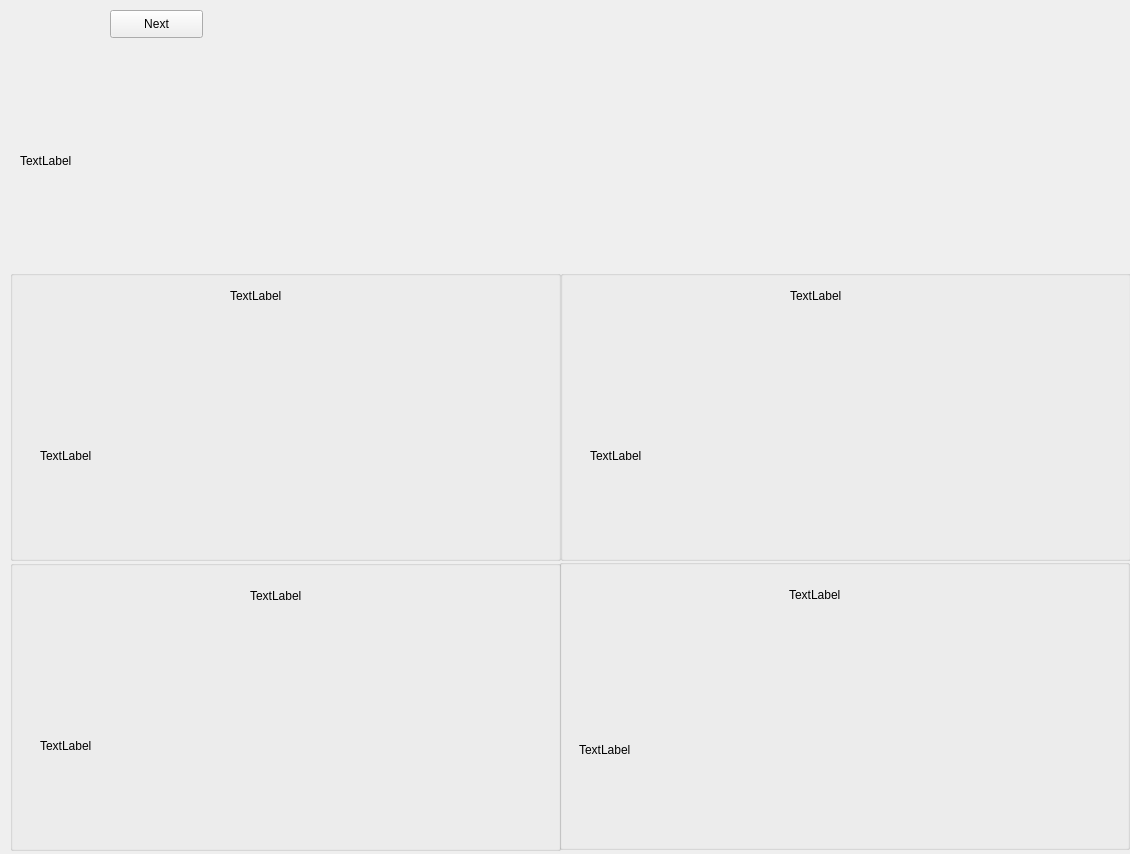
<?xml version="1.0" encoding="UTF-8"?>
<ui version="4.0">
 <class>Form</class>
 <widget class="QWidget" name="Form">
  <property name="geometry">
   <rect>
    <x>0</x>
    <y>0</y>
    <width>1130</width>
    <height>854</height>
   </rect>
  </property>
  <property name="windowTitle">
   <string>Form</string>
  </property>
  <widget class="QGroupBox" name="grp1">
   <property name="geometry">
    <rect>
     <x>10</x>
     <y>270</y>
     <width>551</width>
     <height>291</height>
    </rect>
   </property>
   <property name="title">
    <string/>
   </property>
   <widget class="QLabel" name="txt1">
    <property name="geometry">
     <rect>
      <x>30</x>
      <y>80</y>
      <width>511</width>
      <height>211</height>
     </rect>
    </property>
    <property name="text">
     <string>TextLabel</string>
    </property>
   </widget>
   <widget class="QLabel" name="ic1">
    <property name="geometry">
     <rect>
      <x>220</x>
      <y>10</y>
      <width>91</width>
      <height>31</height>
     </rect>
    </property>
    <property name="text">
     <string>TextLabel</string>
    </property>
   </widget>
  </widget>
  <widget class="QGroupBox" name="grp4">
   <property name="geometry">
    <rect>
     <x>559</x>
     <y>559</y>
     <width>571</width>
     <height>291</height>
    </rect>
   </property>
   <property name="title">
    <string/>
   </property>
   <widget class="QLabel" name="txt4">
    <property name="geometry">
     <rect>
      <x>20</x>
      <y>100</y>
      <width>521</width>
      <height>181</height>
     </rect>
    </property>
    <property name="text">
     <string>TextLabel</string>
    </property>
   </widget>
   <widget class="QLabel" name="ic4">
    <property name="geometry">
     <rect>
      <x>230</x>
      <y>20</y>
      <width>61</width>
      <height>31</height>
     </rect>
    </property>
    <property name="text">
     <string>TextLabel</string>
    </property>
   </widget>
  </widget>
  <widget class="QLabel" name="glogo">
   <property name="geometry">
    <rect>
     <x>20</x>
     <y>50</y>
     <width>1091</width>
     <height>221</height>
    </rect>
   </property>
   <property name="text">
    <string>TextLabel</string>
   </property>
  </widget>
  <widget class="QGroupBox" name="grp2">
   <property name="geometry">
    <rect>
     <x>560</x>
     <y>270</y>
     <width>571</width>
     <height>291</height>
    </rect>
   </property>
   <property name="title">
    <string/>
   </property>
   <widget class="QLabel" name="txt2">
    <property name="geometry">
     <rect>
      <x>30</x>
      <y>80</y>
      <width>511</width>
      <height>211</height>
     </rect>
    </property>
    <property name="text">
     <string>TextLabel</string>
    </property>
   </widget>
   <widget class="QLabel" name="ic2">
    <property name="geometry">
     <rect>
      <x>230</x>
      <y>10</y>
      <width>91</width>
      <height>31</height>
     </rect>
    </property>
    <property name="text">
     <string>TextLabel</string>
    </property>
   </widget>
  </widget>
  <widget class="QGroupBox" name="grp3">
   <property name="geometry">
    <rect>
     <x>10</x>
     <y>560</y>
     <width>551</width>
     <height>291</height>
    </rect>
   </property>
   <property name="title">
    <string/>
   </property>
   <widget class="QLabel" name="txt3">
    <property name="geometry">
     <rect>
      <x>30</x>
      <y>80</y>
      <width>511</width>
      <height>211</height>
     </rect>
    </property>
    <property name="text">
     <string>TextLabel</string>
    </property>
   </widget>
   <widget class="QLabel" name="ic3">
    <property name="geometry">
     <rect>
      <x>240</x>
      <y>20</y>
      <width>61</width>
      <height>31</height>
     </rect>
    </property>
    <property name="text">
     <string>TextLabel</string>
    </property>
   </widget>
  </widget>
  <widget class="QPushButton" name="next">
   <property name="geometry">
    <rect>
     <x>110</x>
     <y>10</y>
     <width>93</width>
     <height>28</height>
    </rect>
   </property>
   <property name="text">
    <string>Next</string>
   </property>
  </widget>
 </widget>
 <resources/>
 <connections/>
</ui>
